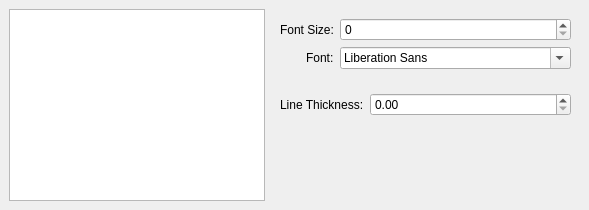
<?xml version="1.0" encoding="UTF-8"?>
<ui version="4.0">
 <class>MainWindow</class>
 <widget class="QMainWindow" name="MainWindow">
  <property name="geometry">
   <rect>
    <x>0</x>
    <y>0</y>
    <width>526</width>
    <height>210</height>
   </rect>
  </property>
  <property name="sizePolicy">
   <sizepolicy hsizetype="MinimumExpanding" vsizetype="MinimumExpanding">
    <horstretch>0</horstretch>
    <verstretch>0</verstretch>
   </sizepolicy>
  </property>
  <property name="windowTitle">
   <string>MainWindow</string>
  </property>
  <widget class="QWidget" name="centralwidget">
   <layout class="QHBoxLayout" name="horizontalLayout">
    <item>
     <widget class="QTextEdit" name="textEdit">
      <property name="sizePolicy">
       <sizepolicy hsizetype="MinimumExpanding" vsizetype="Expanding">
        <horstretch>0</horstretch>
        <verstretch>0</verstretch>
       </sizepolicy>
      </property>
     </widget>
    </item>
    <item>
     <layout class="QVBoxLayout" name="verticalLayout">
      <item>
       <widget class="QWidget" name="font_widget" native="true">
        <layout class="QFormLayout" name="formLayout">
         <property name="labelAlignment">
          <set>Qt::AlignRight|Qt::AlignTrailing|Qt::AlignVCenter</set>
         </property>
         <item row="2" column="0">
          <widget class="QLabel" name="fontSizeLabel">
           <property name="text">
            <string>Font Size:</string>
           </property>
          </widget>
         </item>
         <item row="2" column="1">
          <widget class="QSpinBox" name="spinBox_FontSize"/>
         </item>
         <item row="3" column="1">
          <widget class="QFontComboBox" name="fontComboBox">
           <property name="sizePolicy">
            <sizepolicy hsizetype="Minimum" vsizetype="Fixed">
             <horstretch>0</horstretch>
             <verstretch>0</verstretch>
            </sizepolicy>
           </property>
          </widget>
         </item>
         <item row="3" column="0">
          <widget class="QLabel" name="label">
           <property name="text">
            <string>Font:</string>
           </property>
          </widget>
         </item>
        </layout>
       </widget>
      </item>
      <item>
       <widget class="QWidget" name="line_widget" native="true">
        <property name="minimumSize">
         <size>
          <width>0</width>
          <height>0</height>
         </size>
        </property>
        <layout class="QFormLayout" name="formLayout_2">
         <property name="labelAlignment">
          <set>Qt::AlignRight|Qt::AlignTrailing|Qt::AlignVCenter</set>
         </property>
         <item row="0" column="0">
          <widget class="QLabel" name="label_2">
           <property name="text">
            <string>Line Thickness:</string>
           </property>
          </widget>
         </item>
         <item row="0" column="1">
          <widget class="QDoubleSpinBox" name="spinBox_LineThickness"/>
         </item>
        </layout>
       </widget>
      </item>
      <item>
       <widget class="QWidget" name="widget" native="true">
        <layout class="QGridLayout" name="gridLayout"/>
       </widget>
      </item>
      <item>
       <spacer name="verticalSpacer">
        <property name="orientation">
         <enum>Qt::Vertical</enum>
        </property>
        <property name="sizeHint" stdset="0">
         <size>
          <width>20</width>
          <height>40</height>
         </size>
        </property>
       </spacer>
      </item>
     </layout>
    </item>
   </layout>
  </widget>
 </widget>
 <resources/>
 <connections/>
</ui>
